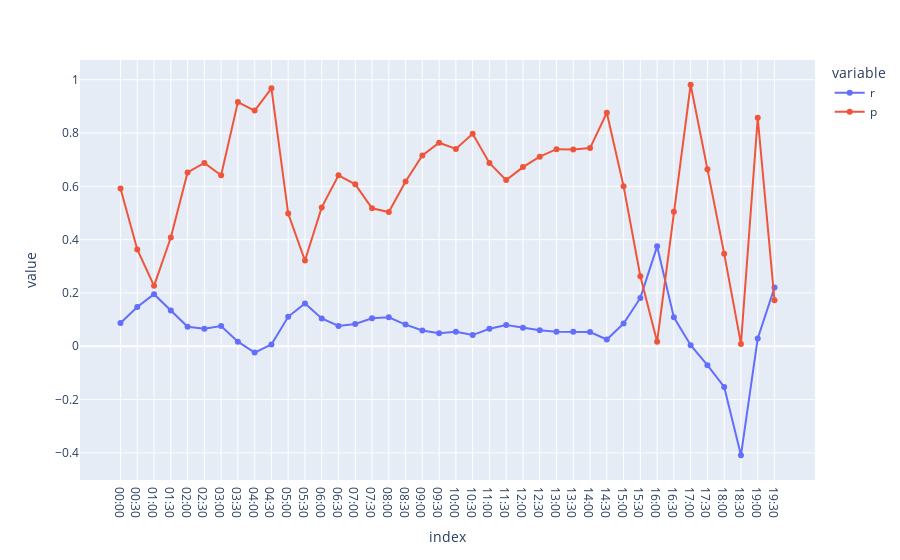

Write notebook code for a chart like this one.
### Code cell
# Fer un dataframe amb les dades aconseguides
d = {'r':r, 'p':p}
df = pd.DataFrame(data=d,index=t)
df.index = df.index.strftime('%H:%M')
fig = px.line(df, x=df.index, y=["r", "p"], markers=True)
fig

### Figure 1 — Plotly figure (JSON) as saved in the notebook; plotly's stock layout.template omitted (floating-point values rounded to 4 significant figures)
{"data": [{"hovertemplate": "variable=r<br>index=%{x}<br>value=%{y}<extra></extra>", "legendgroup": "r", "line": {"color": "#636efa", "dash": "solid"}, "marker": {"symbol": "circle"}, "mode": "lines+markers", "name": "r", "orientation": "v", "showlegend": true, "type": "scatter", "x": ["00:00", "00:30", "01:00", "01:30", "02:00", "02:30", "03:00", "03:30", "04:00", "04:30", "05:00", "05:30", "06:00", "06:30", "07:00", "07:30", "08:00", "08:30", "09:00", "09:30", "10:00", "10:30", "11:00", "11:30", "12:00", "12:30", "13:00", "13:30", "14:00", "14:30", "15:00", "15:30", "16:00", "16:30", "17:00", "17:30", "18:00", "18:30", "19:00", "19:30"], "xaxis": "x", "y": [0.08741, 0.1477, 0.1955, 0.1345, 0.07347, 0.06554, 0.07593, 0.01724, -0.02382, 0.006635, 0.1104, 0.1608, 0.1045, 0.07597, 0.08376, 0.1053, 0.1089, 0.08133, 0.05944, 0.04906, 0.05408, 0.04198, 0.06552, 0.08007, 0.06904, 0.06041, 0.05427, 0.05451, 0.0534, 0.02546, 0.08534, 0.1814, 0.3748, 0.1086, 0.003879, -0.07076, -0.1525, -0.4088, 0.02934, 0.2201], "yaxis": "y"}, {"hovertemplate": "variable=p<br>index=%{x}<br>value=%{y}<extra></extra>", "legendgroup": "p", "line": {"color": "#EF553B", "dash": "solid"}, "marker": {"symbol": "circle"}, "mode": "lines+markers", "name": "p", "orientation": "v", "showlegend": true, "type": "scatter", "x": ["00:00", "00:30", "01:00", "01:30", "02:00", "02:30", "03:00", "03:30", "04:00", "04:30", "05:00", "05:30", "06:00", "06:30", "07:00", "07:30", "08:00", "08:30", "09:00", "09:30", "10:00", "10:30", "11:00", "11:30", "12:00", "12:30", "13:00", "13:30", "14:00", "14:30", "15:00", "15:30", "16:00", "16:30", "17:00", "17:30", "18:00", "18:30", "19:00", "19:30"], "xaxis": "x", "y": [0.5918, 0.3631, 0.2267, 0.4079, 0.6523, 0.6878, 0.6415, 0.9159, 0.884, 0.9676, 0.4977, 0.3216, 0.521, 0.6413, 0.6073, 0.5178, 0.5035, 0.6179, 0.7156, 0.7637, 0.7403, 0.797, 0.6879, 0.6233, 0.6721, 0.7112, 0.7394, 0.7383, 0.7435, 0.8761, 0.6006, 0.2627, 0.01718, 0.5047, 0.981, 0.6644, 0.3475, 0.008816, 0.8574, 0.1723], "yaxis": "y"}], "layout": {"legend": {"title": {"text": "variable"}, "tracegroupgap": 0}, "margin": {"t": 60}, "xaxis": {"anchor": "y", "domain": [0, 1], "title": {"text": "index"}}, "yaxis": {"anchor": "x", "domain": [0, 1], "title": {"text": "value"}}}}
